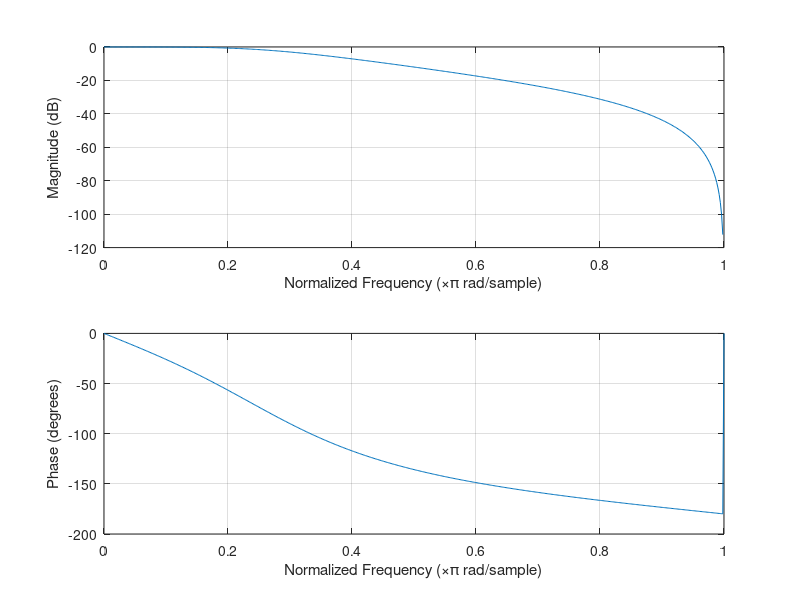

Write the MATLAB code that produced this figure.
%%Filtro IIR
% Pasa bandas
b=[1 0 -1];
a=[1 0 0.8776];

freqz(b,a,1000,500)
%% Pasa bajas metodo z bilineal


b=[0.5902 -1.1809 0.5902];
a=[1 -1.0048 0.3561];
freqz(b,a,1000,1280)
%%
%%Pasa altas 
b1= [-1.041 0.53];
a1 = [1  -1.038 0.3252];
freqz(b1,a1,1000,1280)
%%
fc = 150;
fs = 1000;

[b,a] = butter(2,fc/(fs/2));
freqz(b,a)